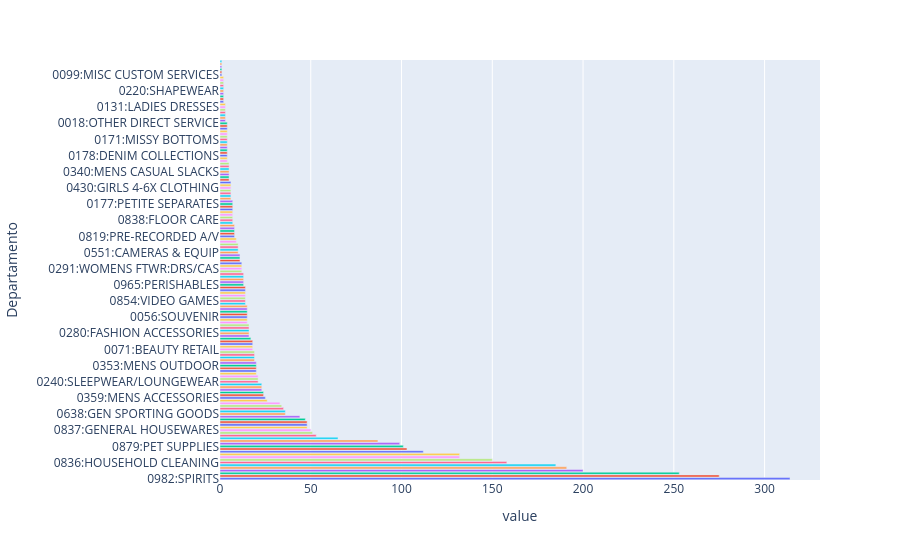

The code cell stored with this chart in its notebook:
### Code cell
contagem_transacoes_por_departamento = df.value_counts('Departamento')

fig_volume_transacoes = px.bar(contagem_transacoes_por_departamento, color=contagem_transacoes_por_departamento.index, orientation='h')
fig_volume_transacoes.update_layout(showlegend=False)
fig_volume_transacoes.show()
